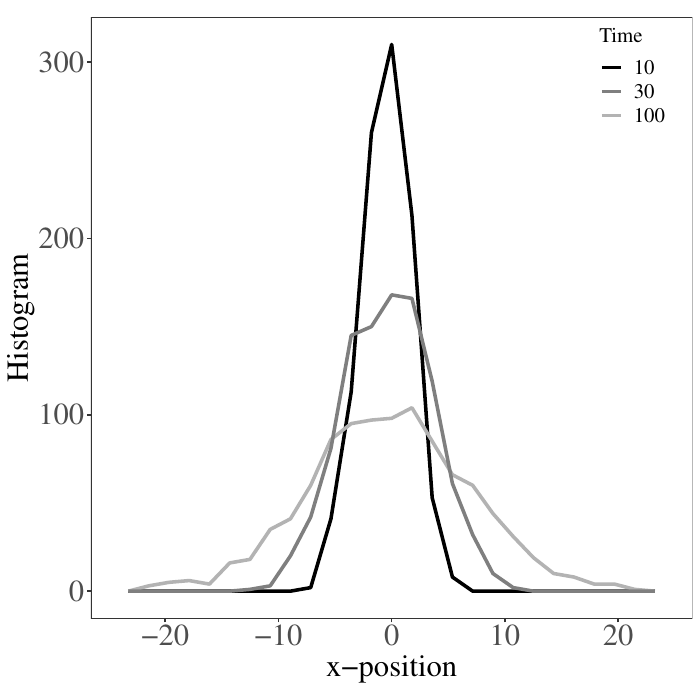

Write R code to recreate this figure.
require(ggplot2)
require(reshape2)
source("run_tumble.R")
source("interp_2D.R")
source("aes_ggplot.R")

# Parameters and constraints
tmax = 100 # Seconds
v = 1 # Microns/sec
currangle = runif(1)*2*pi
tumblerate = 2 # Per sec

sample_1000=matrix(ncol=3)
for(i in 1:1000){
  run = run_tumble(tmax,v,currangle,tumblerate)
  t = run$Time
  Xoft = data.frame(run$X,run$Y)
  sample=cbind(interp_2D(t,Xoft,1:100),1:100)
  sample_1000=rbind(sample_1000,sample)
}
sample_1000=sample_1000[-1,]

sub_sample = sample_1000[sample_1000[,3]%in%c(10,30,100),c(1,3)]
colnames(sub_sample) = c("x","Time")
sub_sample = data.frame(sub_sample)
sub_sample$Time = as.character(sub_sample$Time)

pdf("diffuseevolve.pdf")
ggplot(data=sub_sample,aes(x,color=Time)) + 
  geom_freqpoly(size=standard_linesize,bins=25) +
  ylab("Histogram") +
  xlab("x-position") +
  scale_color_manual(values=c("10"="black","30"="gray50","100"="gray70")) +
  aes_ggplot +
  theme(legend.position = c(0.9,0.9),
        legend.text = element_text(size=15),
        legend.title = element_text(size=15))
dev.off()
